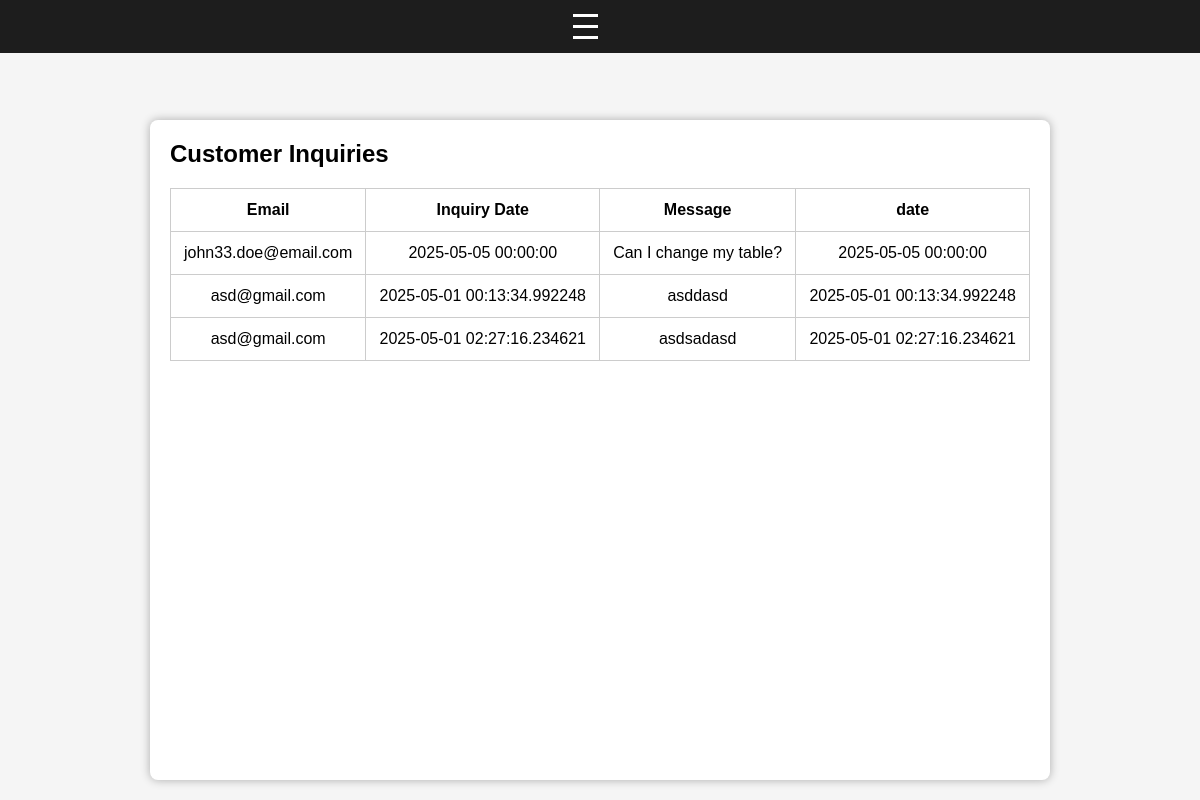
Before: /manager/queries with the older database file.
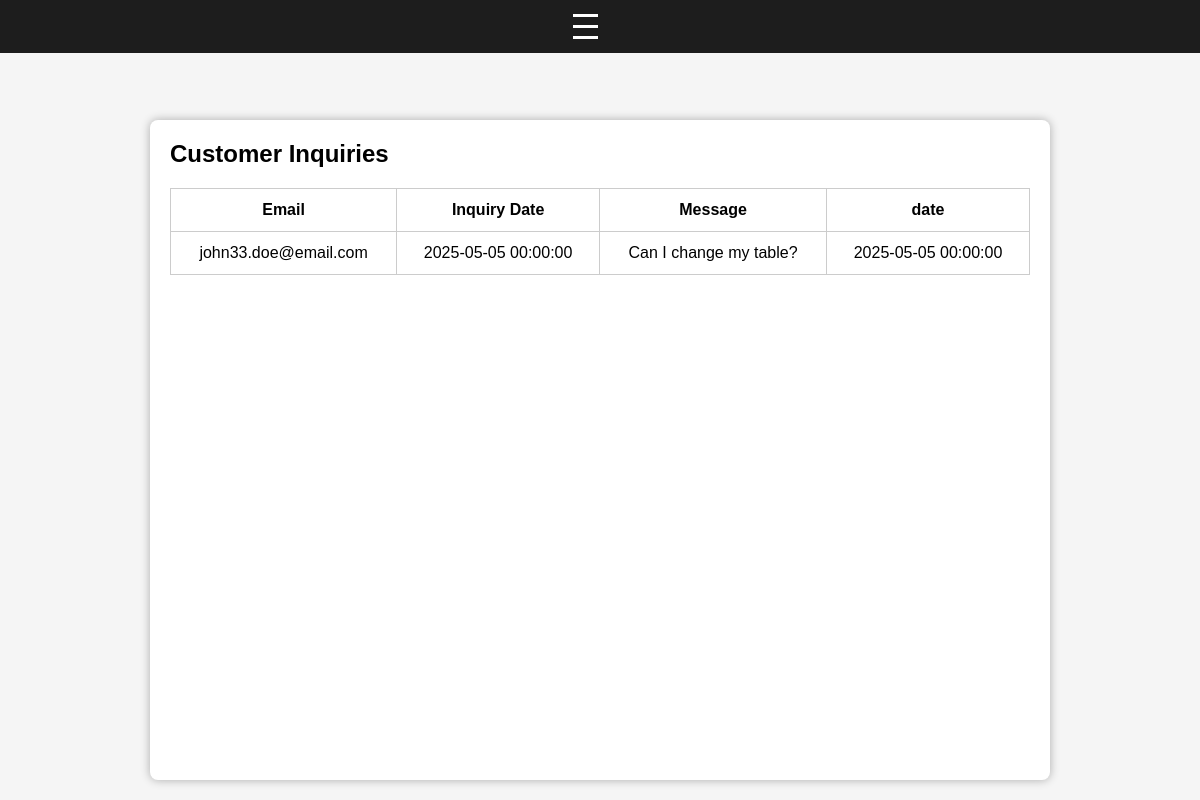
After: the same page with the newer database file.
### app/models.py (models this page shows)
class Support(db.Model):
    id = db.Column(db.Integer, primary_key=True)
    email = db.Column(db.String(255),nullable=False )
    inquiry_date = db.Column(db.DateTime)
    inquiry_text = db.Column(db.Text)

### app/routes/support_routes.py (the view)
@support_bp.route('/manager/queries')
def view_queries():
    supports = SupportLogic.get_all_supports()
    return render_template('manager_queries.html', supports=supports)

### app/logic/base_crud.py (called while the page is built)
    @staticmethod
    def get_all(model):
        return model.query.all() # return all table content

### app/logic/support_logic.py (called while the page is built)
    @staticmethod
    def get_all_supports():
        return BaseCRUD.get_all(Support)

### templates/manager_queries.html (shortened to what this page needs)
<!DOCTYPE html>
<html lang="en">
<head>
    <link rel="stylesheet" href="{{ url_for('static', filename='css/base.css') }}">
</head>
<body>
    {% include 'partials/nav.html' %}
    <section>
    <h1>Customer Inquiries</h1>
    <table >
        <tr>
            <th>Email</th>
            <th>Inquiry Date</th>
            <th>Message</th>
           <th>date</th>
        </tr>
        {% for support in supports %}
        <tr>
            <td>{{ support.email }}</td>
            <td>{{ support.inquiry_date }}</td>
            <td>{{ support.inquiry_text }}</td>
            <td>{{ support.inquiry_date }}</td>
        </tr>
        {% endfor %}
    </table>
</section>
</body>
</html>

Changed rows visible on the page:
removed Support: email "asd@gmail.com", inquiry_date "2025-05-01 00:13:34.992248", inquiry_text "asddasd"
removed Support: email "asd@gmail.com", inquiry_date "2025-05-01 02:27:16.234621", inquiry_text "asdsadasd"
